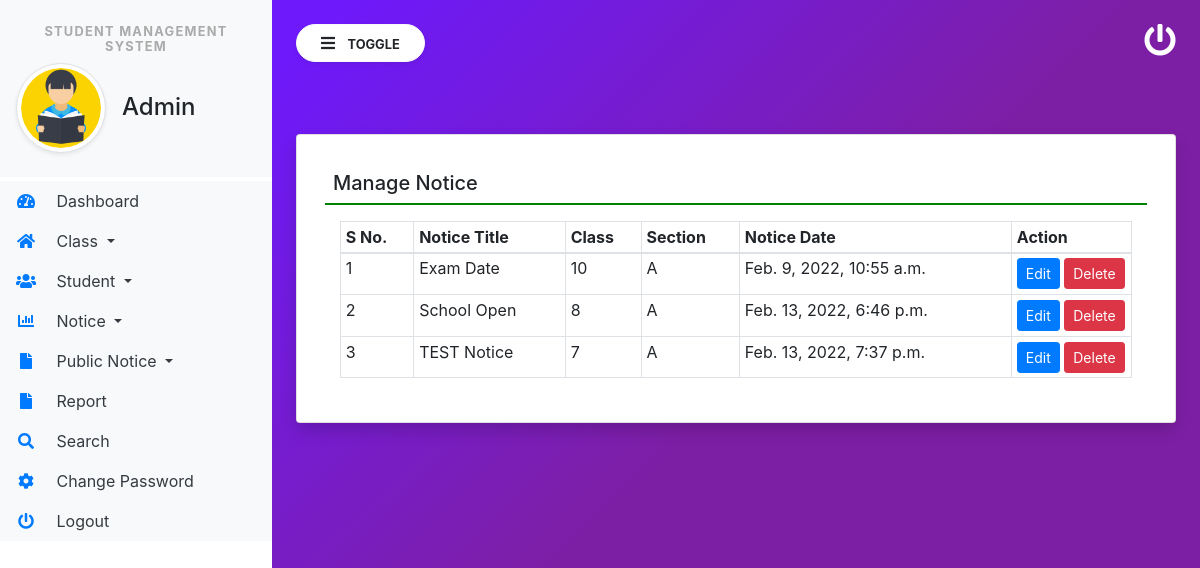
Screenshot of /manage_Notice (signed in) with the database file from the repository.
### studentmanage/models.py (models this page shows, shortened)
class Notice(models.Model):
    classs = models.ForeignKey(Class, on_delete=models.CASCADE)
    NoticeTitle = models.CharField(max_length=150, null=True)
    NoticeMsg = models.CharField(max_length=200, null=True)
    CreationDate = models.DateTimeField(auto_now_add=True)

class Class(models.Model):
    ClassName = models.CharField(max_length=150, null=True)
    Section = models.CharField(max_length=200, null=True)
    CreationDate = models.DateTimeField(auto_now_add=True)

### studentmanage/views.py (the view)
# urls.py: path('manage_Notice', manage_Notice, name='manage_Notice'),
def manage_Notice(request):
    if not request.user.is_authenticated:
        return redirect('admin_login')
    notice = Notice.objects.all()
    return render(request, 'manage_Notice.html', locals())

### studentmanage/templates/manage_Notice.html
{% extends 'admin_base.html' %}
{% block main  %}
<div class="card p-2 shadow mt-5">
    <div class="card-body">
        <h5 class="p-2" style="border-bottom: 2px solid green;">Manage Notice</h5>
        <div class="container-fluid mt-3">
            <table class="table table-bordered table-sm">
                <thead>
                <tr>
                    <th>S No.</th>
                    <th>Notice Title</th>
                    <th>Class</th>
                    <th>Section</th>
                    <th>Notice Date</th>
                    <th>Action</th>
                </tr>
                </thead>
                <tbody>
                {% for i in notice %}
                <tr>
                    <td>{{forloop.counter}}</td>
                    <td>{{i.NoticeTitle}}</td>
                    <td>{{i.classs.ClassName}}</td>
                    <td>{{i.classs.Section}}</td>
                    <td>{{i.CreationDate}}</td>
                    <td style="width: 120px;">
                        <a href="{% url 'editNotice' i.id %}" class="btn btn-primary btn-sm">Edit</a>
                        <a onclick="return confirm('Are you sure to Delete')" href="{% url 'deleteNotice' i.id %}"
                           class="btn btn-sm btn-danger">Delete</a>
                    </td>
                </tr>
                {% endfor %}
                </tbody>
            </table>
        </div>
    </div>
</div>
{% endblock %}

### studentmanage/static/css/sidebar.css (style rules this page uses)
body { background-image : linear-gradient(135.9deg,rgba(109,25,252,1) 16.4%,rgba(125,31,165,1) 56.1%); min-height:100vh; }

### rows the page displays
Notice: NoticeTitle "Exam Date", classs.ClassName "10", classs.Section "A", CreationDate "Feb. 9, 2022, 10:55 a.m."
Notice: NoticeTitle "School Open", classs.ClassName "8", classs.Section "A", CreationDate "Feb. 13, 2022, 6:46 p.m."
Notice: NoticeTitle "TEST Notice", classs.ClassName "7", classs.Section "A", CreationDate "Feb. 13, 2022, 7:37 p.m."
